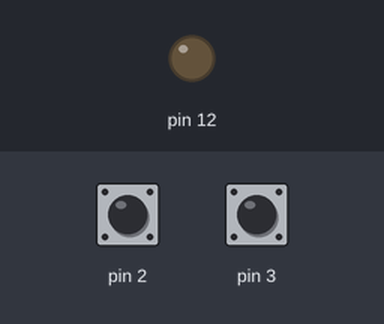
The sketch below on a simulated Arduino Uno, built with avr-gcc and run on an emulated ATmega328P. On the bench: output pins drawn as LEDs (lit = HIGH). The test bench sets the inputs (shaded band); at power-on: pin 2 HIGH, pin 3 HIGH.

Above: at 1.2 s.
1.3 s: pin 2 pulled LOW for 0.15 s
At 1.37 s:
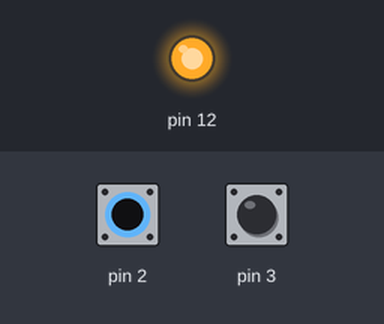
2.9 s: pin 2 pulled LOW for 3.2 s
At 7.3 s:
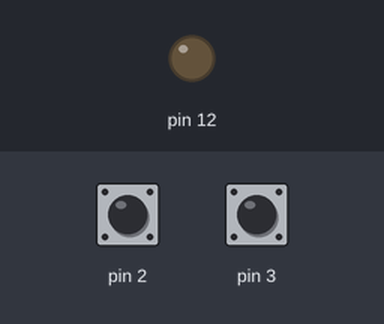
7.6 s: pin 3 pulled LOW for 3.2 s
At 8.5 s:
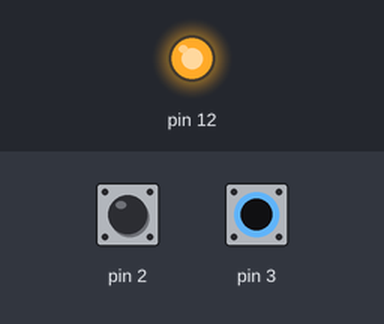
Timing chart, 0 to 12.3 s (numbered marks = the images above; inputs shaded):
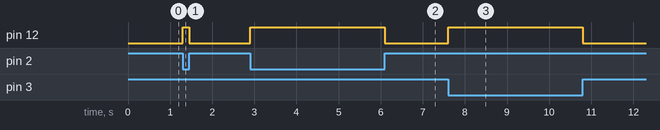

The sketch:

estudoBotoesOR.ino
```cpp
/**
  Funções Lógicas - OR
  Simulador de uma prensa BI-Manual
  @author Sara Oliveira
*/

void setup() {
  pinMode(12, OUTPUT);
  pinMode(2, INPUT_PULLUP);
  pinMode(3, INPUT_PULLUP);
}

void loop() {
  int botao1 = digitalRead(2);
  int botao2 = digitalRead(3);

  //Função AND
  //Se o botão 1 "E" o botão 2 forem pressionados
  if (botao1 == 0 || botao2 == 0){
    digitalWrite(12, HIGH);
  } else {
    digitalWrite(12, LOW);
  }

}
```

Measured:
- after the input at 1.3 s, pin 12: LOW → HIGH at once, → LOW 0.15 s later
- after the input at 2.9 s, pin 12: LOW → HIGH at once, → LOW 3.2 s later
- after the input at 7.6 s, pin 12: LOW → HIGH at once, → LOW 3.2 s later
